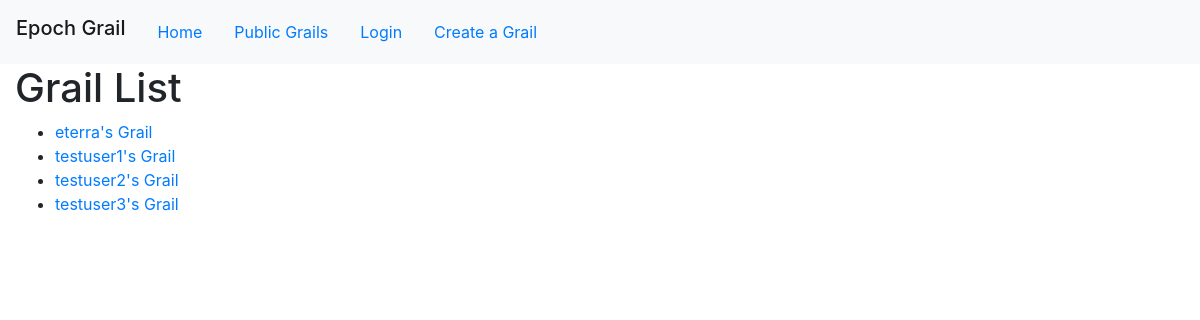
The page /EpochGrail/public_grails on the database as committed earlier.
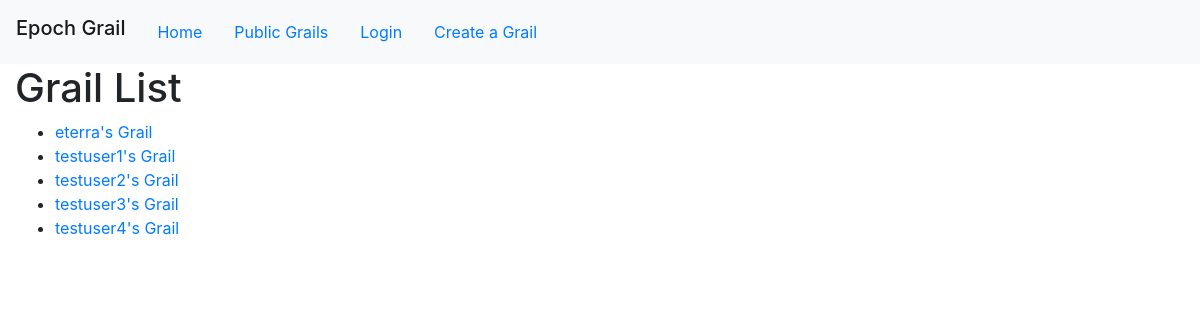
The same page on the database as committed later.
### EpochGrail/models.py (models this page shows, shortened)
class Grail(models.Model):
    date_created = models.DateField(auto_now_add= True)
    owner = models.ForeignKey(
        settings.AUTH_USER_MODEL,
        on_delete=models.CASCADE,
    )

### EpochGrail/views.py (the view)
# urls.py: path('public_grails', views.grail_list, name='public_grails'),
def grail_list(request):
    grails = Grail.objects.all()
    return render(request, 'grail/public_grails.html', {'grail_list':grails})

### EpochGrail/templates/grail/public_grails.html
{% extends "base_generic.html" %}
{% block content %}
  <h1 class="header">Grail List</h1>
  {% if grail_list %}
  <ul>
    {% for grail in grail_list %}
    <li><a href="{% url 'EpochGrail:view_grail' grail.owner.id %}">{{grail.owner}}'s Grail</a></li>
    {% endfor %}
  </ul>
  {% else %}
    <p>There are no grails currently.</p>
  {% endif %}
{% endblock %}

Rows that differ between the two databases and show on the page:
added Grail: owner "testuser4"
